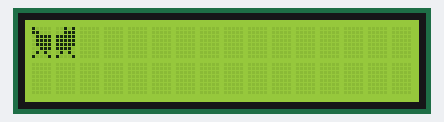
This sketch was run on a simulated Arduino Uno, built with avr-gcc and run on an emulated ATmega328P. On the bench: 16×2 character LCD.

Above: at 0.12 s.
At 0.89 s:
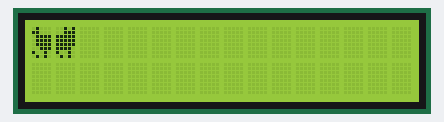
At 1.69 s:
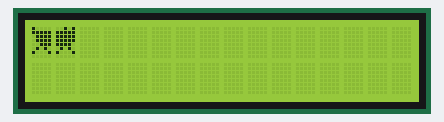

The sketch:

Arduino_LCD_Cat.ino
```cpp
#include <Wire.h>
#include <LiquidCrystal_I2C.h>

LiquidCrystal_I2C lcd(0x27, 16, 2);

const byte FRAME_COUNT = 8;

byte cat[8][2][8] = {
  {
    {B10000,B11000,B01111,B01111,B01111,B00111,B01010,B10001},
    {B00101,B00111,B11111,B11111,B11111,B11110,B01010,B10001}
  },
  {
    {B10000,B11000,B01111,B01111,B01111,B00111,B01010,B01001},
    {B00101,B00111,B11111,B11111,B11111,B11110,B01010,B01001}
  },
  {
    {B10000,B11111,B01111,B01111,B00111,B01010,B10001,B00000},
    {B00101,B11111,B11111,B11111,B11110,B01010,B10001,B00000}
  },
  {
    {B10000,B11000,B01111,B01111,B01111,B00111,B01010,B00110},
    {B00101,B00111,B11111,B11111,B11111,B11110,B01010,B00110}
  },
  {
    {B01000,B11000,B01111,B01111,B01111,B00111,B10001,B01010},
    {B00101,B00111,B11111,B11111,B11111,B11110,B10001,B01010}
  },
  {
    {B01000,B11000,B01111,B01111,B01111,B00111,B10010,B01010},
    {B00101,B00111,B11111,B11111,B11111,B11110,B10010,B01010}
  },
  {
    {B01000,B11111,B01111,B01111,B00111,B01010,B01001,B00000},
    {B00101,B11111,B11111,B11111,B11110,B01010,B01001,B00000}
  },
  {
    {B10000,B11000,B01111,B01111,B01111,B00111,B01001,B10010},
    {B00101,B00111,B11111,B11111,B11111,B11110,B01001,B10010}
  }
};

unsigned long previousMillis = 0;
const unsigned long interval = 160;

byte frame = 0;

void showCat(byte f) {
  lcd.createChar(0, cat[f][0]);
  lcd.createChar(1, cat[f][1]);
}

void setup() {
  lcd.init();
  lcd.backlight();

  showCat(0);

  lcd.setCursor(0, 0);
  lcd.write((byte)0);
  lcd.write((byte)1);
}

void loop() {
  unsigned long currentMillis = millis();

  if (currentMillis - previousMillis >= interval) {
    previousMillis = currentMillis;

    frame = (frame + 1) % FRAME_COUNT;
    showCat(frame);
  }
}
```

Measured:
- by itself, everything shown: repeats every 1.3 s, in 8 steps
